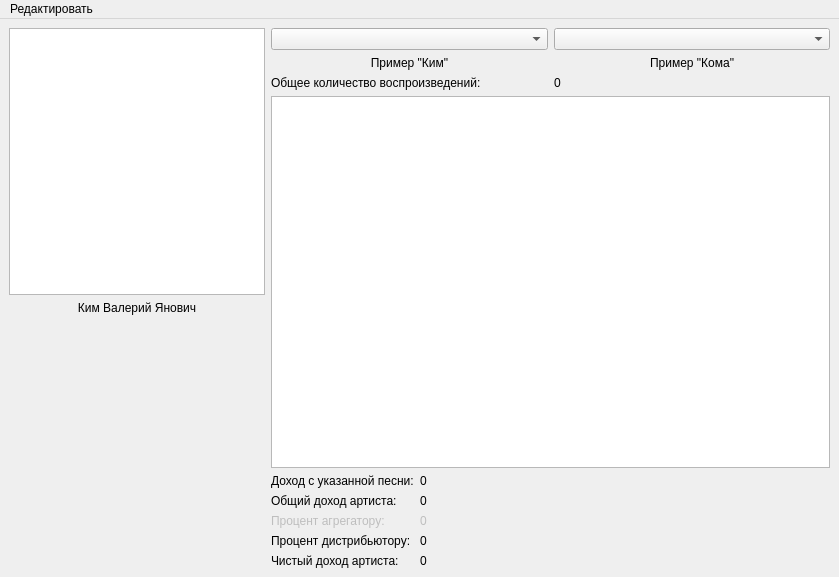
<?xml version="1.0" encoding="UTF-8"?>
<ui version="4.0">
 <class>ArtistTemplate</class>
 <widget class="QMainWindow" name="ArtistTemplate">
  <property name="geometry">
   <rect>
    <x>0</x>
    <y>0</y>
    <width>839</width>
    <height>577</height>
   </rect>
  </property>
  <property name="windowTitle">
   <string>Form</string>
  </property>
  <widget class="QWidget" name="horizontalLayoutWidget">
   <layout class="QHBoxLayout" name="horizontalLayout">
    <item>
     <layout class="QVBoxLayout" name="nameVerticalLayout">
      <item>
       <widget class="QGraphicsView" name="Image">
        <property name="sizePolicy">
         <sizepolicy hsizetype="Preferred" vsizetype="Preferred">
          <horstretch>0</horstretch>
          <verstretch>0</verstretch>
         </sizepolicy>
        </property>
       </widget>
      </item>
      <item>
       <widget class="QLabel" name="artistName">
        <property name="layoutDirection">
         <enum>Qt::LeftToRight</enum>
        </property>
        <property name="frameShape">
         <enum>QFrame::NoFrame</enum>
        </property>
        <property name="frameShadow">
         <enum>QFrame::Plain</enum>
        </property>
        <property name="text">
         <string>Ким Валерий Янович</string>
        </property>
        <property name="textFormat">
         <enum>Qt::AutoText</enum>
        </property>
        <property name="scaledContents">
         <bool>false</bool>
        </property>
        <property name="alignment">
         <set>Qt::AlignHCenter|Qt::AlignTop</set>
        </property>
       </widget>
      </item>
     </layout>
    </item>
    <item>
     <layout class="QVBoxLayout" name="statsVerticalLayout">
      <item>
       <layout class="QGridLayout" name="selectGridLayout">
        <item row="1" column="1">
         <widget class="QLabel" name="currentTrack">
          <property name="text">
           <string>Пример &quot;Кома&quot;</string>
          </property>
          <property name="alignment">
           <set>Qt::AlignCenter</set>
          </property>
         </widget>
        </item>
        <item row="0" column="1">
         <widget class="QComboBox" name="tracksBox">
          <property name="currentText">
           <string/>
          </property>
         </widget>
        </item>
        <item row="0" column="0">
         <widget class="QComboBox" name="artistBox">
          <property name="currentText">
           <string/>
          </property>
         </widget>
        </item>
        <item row="1" column="0">
         <widget class="QLabel" name="currentArtist">
          <property name="text">
           <string>Пример &quot;Ким&quot;</string>
          </property>
          <property name="alignment">
           <set>Qt::AlignCenter</set>
          </property>
         </widget>
        </item>
       </layout>
      </item>
      <item>
       <layout class="QHBoxLayout" name="statsHorizontalLayout">
        <item>
         <widget class="QLabel" name="globalStreamsName">
          <property name="text">
           <string>Общее количество воспроизведений:</string>
          </property>
         </widget>
        </item>
        <item>
         <widget class="QLabel" name="globalStreamsCounter">
          <property name="text">
           <string>0</string>
          </property>
          <property name="textInteractionFlags">
           <set>Qt::LinksAccessibleByMouse|Qt::TextSelectableByMouse</set>
          </property>
         </widget>
        </item>
       </layout>
      </item>
      <item>
       <widget class="QTableView" name="statsView"/>
      </item>
      <item>
       <layout class="QFormLayout" name="formLayout">
        <item row="4" column="1">
         <widget class="QLabel" name="profitPerArtistValue">
          <property name="sizePolicy">
           <sizepolicy hsizetype="Expanding" vsizetype="Minimum">
            <horstretch>0</horstretch>
            <verstretch>0</verstretch>
           </sizepolicy>
          </property>
          <property name="text">
           <string>0</string>
          </property>
          <property name="textInteractionFlags">
           <set>Qt::LinksAccessibleByMouse|Qt::TextSelectableByMouse</set>
          </property>
         </widget>
        </item>
        <item row="4" column="0">
         <widget class="QLabel" name="profitPerArtist">
          <property name="sizePolicy">
           <sizepolicy hsizetype="Expanding" vsizetype="Minimum">
            <horstretch>0</horstretch>
            <verstretch>0</verstretch>
           </sizepolicy>
          </property>
          <property name="text">
           <string>Чистый доход артиста:</string>
          </property>
         </widget>
        </item>
        <item row="3" column="0">
         <widget class="QLabel" name="feeForDistributor">
          <property name="text">
           <string>Процент дистрибьютору:</string>
          </property>
         </widget>
        </item>
        <item row="3" column="1">
         <widget class="QLabel" name="feeForDistributorValue">
          <property name="text">
           <string>0</string>
          </property>
         </widget>
        </item>
        <item row="2" column="0">
         <widget class="QLabel" name="feeForAggregator">
          <property name="enabled">
           <bool>false</bool>
          </property>
          <property name="inputMethodHints">
           <set>Qt::ImhNone</set>
          </property>
          <property name="text">
           <string>Процент агрегатору:</string>
          </property>
          <property name="wordWrap">
           <bool>false</bool>
          </property>
         </widget>
        </item>
        <item row="2" column="1">
         <widget class="QLabel" name="feeForAggregatorValue">
          <property name="enabled">
           <bool>false</bool>
          </property>
          <property name="text">
           <string>0</string>
          </property>
         </widget>
        </item>
        <item row="1" column="0">
         <widget class="QLabel" name="incomePerArtist">
          <property name="text">
           <string>Общий доход артиста:</string>
          </property>
         </widget>
        </item>
        <item row="1" column="1">
         <widget class="QLabel" name="incomePerArtistValue">
          <property name="text">
           <string>0</string>
          </property>
          <property name="textInteractionFlags">
           <set>Qt::LinksAccessibleByMouse|Qt::TextSelectableByMouse</set>
          </property>
         </widget>
        </item>
        <item row="0" column="0">
         <widget class="QLabel" name="incomePerTrack">
          <property name="text">
           <string>Доход с указанной песни:</string>
          </property>
         </widget>
        </item>
        <item row="0" column="1">
         <widget class="QLabel" name="incomePerTrackValue">
          <property name="text">
           <string>0</string>
          </property>
          <property name="textInteractionFlags">
           <set>Qt::LinksAccessibleByMouse|Qt::TextSelectableByMouse</set>
          </property>
         </widget>
        </item>
       </layout>
      </item>
     </layout>
    </item>
   </layout>
  </widget>
  <widget class="QMenuBar" name="menuBar">
   <property name="geometry">
    <rect>
     <x>0</x>
     <y>0</y>
     <width>839</width>
     <height>26</height>
    </rect>
   </property>
   <widget class="QMenu" name="menu">
    <property name="title">
     <string>Редактировать</string>
    </property>
    <addaction name="addAction"/>
    <addaction name="editAction"/>
    <addaction name="deleteAction"/>
   </widget>
   <addaction name="menu"/>
  </widget>
  <action name="addAction">
   <property name="text">
    <string>Добавить карточку</string>
   </property>
  </action>
  <action name="editAction">
   <property name="text">
    <string>Редактировать карточку</string>
   </property>
  </action>
  <action name="deleteAction">
   <property name="text">
    <string>Удалить карточку</string>
   </property>
  </action>
 </widget>
 <resources/>
 <connections/>
</ui>
